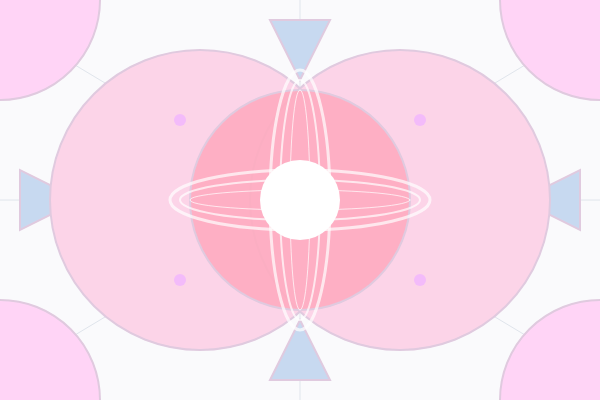
Frame 1 (no input)
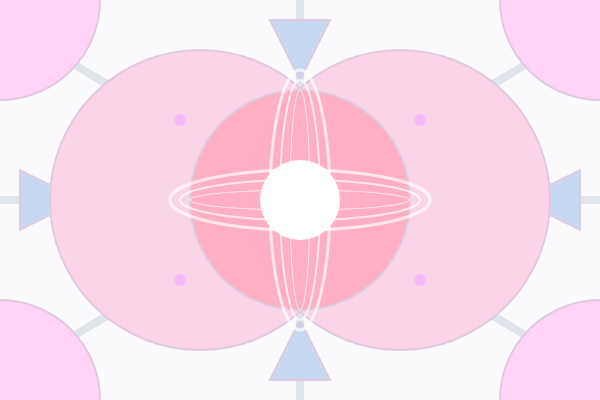
Frame 60 (no input)
Frame 120 (the mouse pressed at the canvas centre since frame 60): identical to frame 60, image omitted

The p5.js sketch that drew these frames (run headless with seeded random() and noise() and a simulated clock; from frame 60 on, the mouse is pressed at the canvas centre):

// p5.js sketch
// ── sketch.js
// 과제 1 — 정적 추상화 "고요한 좌표"
function setup() {
  createCanvas(600, 400);
}
function draw() {
  background('#FAFAFC');
  stroke('#E0E5EC');
  line(300, 0, 300, 400);
  line(0, 200, 600, 200);
  line(50, 50, 550, 350);
  line(550, 50, 50, 350);
  strokeWeight(2);
  noStroke();
  fill('#ffd4f6');
  stroke('#e0cadf')
  strokeWeight(2)
  arc(0, 0, 200, 200, 0, PI / 2);
  arc(600, 0, 200, 200, PI / 2, PI);
  arc(0, 400, 200, 200, -PI / 2, 0);
  arc(600, 400, 200, 200, PI, PI * 1.5);

  fill('#c7d9f0');
  triangle(300, 80, 270, 20, 330, 20);
  triangle(300, 320, 270, 380, 330, 380);
  triangle(80, 200, 20, 170, 20, 230);
  triangle(520, 200, 580, 170, 580, 230);
  fill('#fcc2f0')
  quad(300, 120, 330, 150, 300, 180, 270, 150);
  quad(300, 280, 330, 250, 300, 220, 270, 250);

  fill('#fcd4e8')
  ellipse(200,200,300,300);
  ellipse(400,200,300,300);

  fill('#f7a3e5')
  arc(600, 500, 300 ,300 , 0, QUARTER_PI);

  fill(255, 170, 190, 220);
  circle(300, 200, 220);
  noFill();
  stroke(255, 255, 255, 180);
  strokeWeight(3);
  ellipse(300, 200, 260, 60);
  ellipse(300, 200, 60, 260);
  noFill();
  stroke(255, 255, 255, 180);
  strokeWeight(2);
  ellipse(300, 200, 240, 40);
  ellipse(300, 200, 40, 240);
  strokeWeight(1);
  ellipse(300, 200, 220, 20);
  ellipse(300, 200, 20, 220);

  noStroke();
  fill('#ffffff');
  circle(300, 200, 80);
  stroke('#f3bbfa');
  strokeWeight(12);
  point(180, 120);
  point(420, 120);
  point(180, 280);
  point(420, 280);

  stroke(255, 255, 255, 220);
  strokeWeight(8);
  point(300, 200);
}
